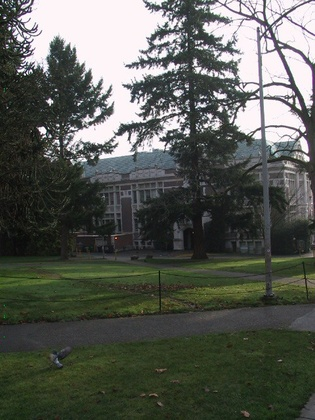
%> input picture denny06.jpg, 315 x 420 px, shrunk from 480 x 640 before the run
$ octave lab09.m   (GNU Octave 9; MATLAB toolbox functions it lacks are replaced by stand-ins)
%> lines starting %> are read from the running program, lines starting %| are printed output that depends on the picture

run('vlfeat-0.9.21/toolbox/vl_setup.m');
%> (this line was passed over: vl_setup is not available in this run)

img1 = im2single(imread('denny06.jpg'));
img2 = im2single(imread('denny07.jpg'));
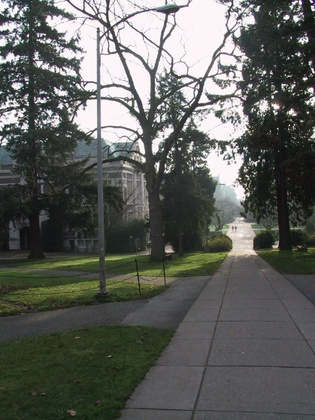
%> input picture denny07.jpg, 315 x 420 px, shrunk from 480 x 640 before the run

%% SIFT feature extraction
I1 = rgb2gray(img1);
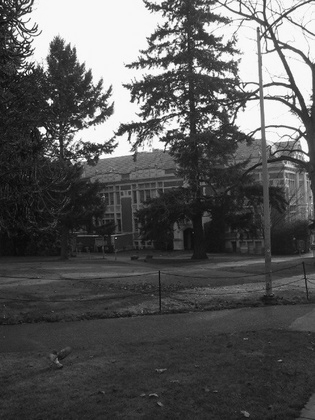
%> I1: size 420x315 single; min 0.0197, max 1, mean 0.349
I2 = rgb2gray(img2);
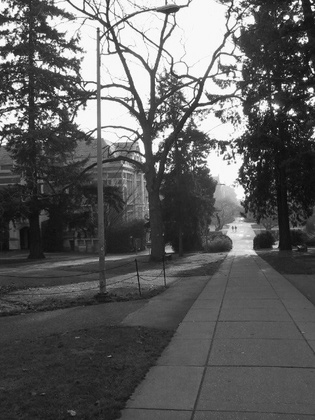
%> I2: size 420x315 single; min 0.0305, max 1, mean 0.371
%> (the run ends here)
